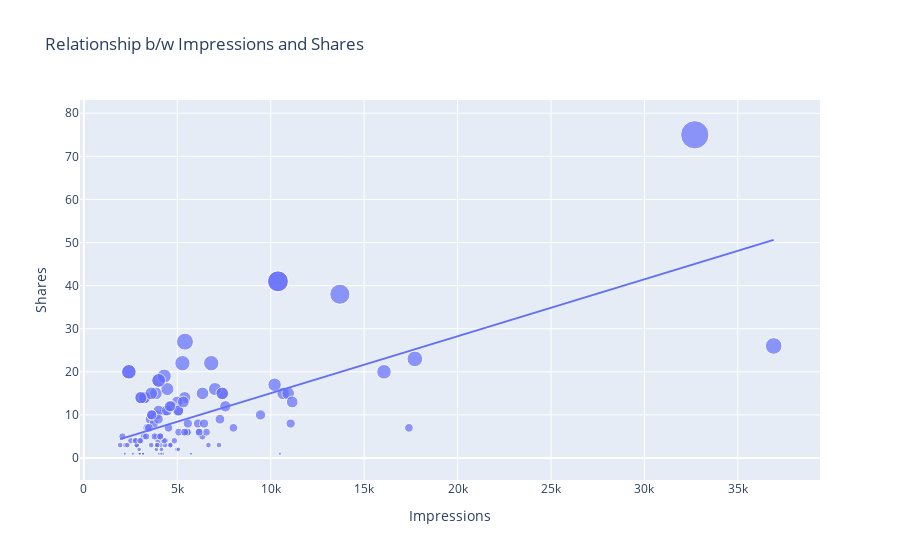

Here is the notebook cell this chart was saved with:
### Code cell
figure=px.scatter(data_frame=data,
                 x='Impressions',
                 y='Shares',
                 size='Shares',
                 trendline='ols',
                 title='Relationship b/w Impressions and Shares')
figure.show()
